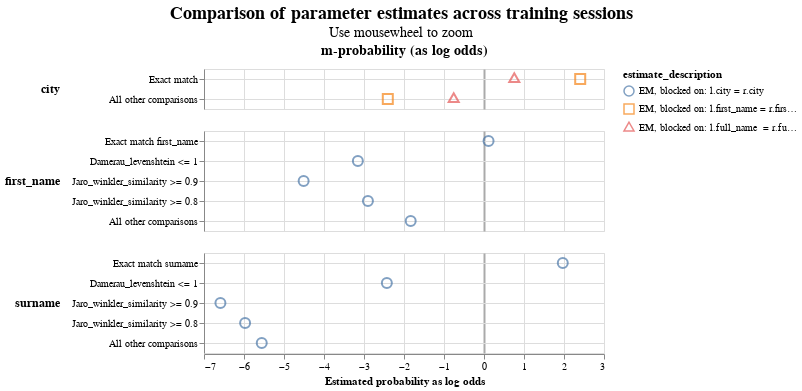

Notebook cell for this chart:
### Code cell
person_linker.parameter_estimate_comparisons_chart()

### Figure 1 — Vega-Lite specification as saved in the notebook (floating-point values rounded to 4 significant figures)
{"config": {"view": {"continuousWidth": 400, "continuousHeight": 300}, "title": {"anchor": "middle", "fontSize": 18, "subtitleFontSize": 14}}, "data": {"name": "data-fc53afcf756e4ee37096213e67269412"}, "mark": {"type": "point", "filled": false, "opacity": 0.7, "size": 100}, "encoding": {"color": {"field": "estimate_description", "type": "nominal"}, "column": {"align": "each", "field": "col_header", "header": {"labelFontSize": 14, "labelFontWeight": "bold"}, "title": null, "type": "nominal"}, "row": {"align": "each", "field": "comparison_name", "header": {"labelAlign": "left", "labelAnchor": "middle", "labelAngle": 0, "labelFontSize": 12, "labelFontWeight": "bold"}, "sort": {"field": "comparison_sort_order"}, "title": null, "type": "nominal"}, "shape": {"field": "estimate_description", "scale": {"range": ["circle", "square", "triangle", "diamond"]}, "type": "nominal"}, "tooltip": [{"field": "comparison_name", "type": "nominal"}, {"field": "estimate_description", "type": "nominal"}, {"field": "estimated_probability", "type": "quantitative"}], "x": {"axis": {"gridColor": {"condition": {"test": "abs(datum.value / 10)  <= 1 & datum.value % 10 === 0", "value": "#aaa"}, "value": "#ddd"}, "gridDash": {"condition": {"test": "abs(datum.value / 10) == 1", "value": [3]}, "value": null}, "gridWidth": {"condition": {"test": "abs(datum.value / 10)  <= 1 & datum.value % 10 === 0", "value": 2}, "value": 1}}, "field": "estimated_probability_as_log_odds", "title": "Estimated probability as log odds", "type": "quantitative"}, "y": {"axis": {"grid": true, "title": null}, "field": "comparison_level_label", "sort": {"field": "comparison_vector_value", "order": "descending"}, "type": "nominal"}}, "params": [{"name": "mouse_zoom", "select": {"type": "interval", "encodings": ["x"]}, "bind": "scales"}], "resolve": {"scale": {"y": "independent"}}, "title": {"text": "Comparison of parameter estimates across training sessions", "subtitle": "Use mousewheel to zoom"}, "transform": [{"calculate": "datum.m_or_u + '-probability (as log odds)'", "as": "col_header"}], "$schema": "https://vega.github.io/schema/vega-lite/v5.9.3.json", "datasets": {"data-fc53afcf756e4ee37096213e67269412": [{"m_or_u": "m", "estimated_probability": 0.8412, "estimate_description": "EM, blocked on: l.first_name = r.first_name and l.surname = r.surname", "estimated_probability_as_log_odds": 2.405, "sql_condition": "\"city_l\" = \"city_r\"", "comparison_level_label": "Exact match", "comparison_vector_value": 1, "comparison_name": "city", "comparison_sort_order": 0}, {"m_or_u": "m", "estimated_probability": 0.6283, "estimate_description": "EM, blocked on: l.full_name  = r.full_name ", "estimated_probability_as_log_odds": 0.7571, "sql_condition": "\"city_l\" = \"city_r\"", "comparison_level_label": "Exact match", "comparison_vector_value": 1, "comparison_name": "city", "comparison_sort_order": 0}, {"m_or_u": "m", "estimated_probability": 0.1588, "estimate_description": "EM, blocked on: l.first_name = r.first_name and l.surname = r.surname", "estimated_probability_as_log_odds": -2.405, "sql_condition": "ELSE", "comparison_level_label": "All other comparisons", "comparison_vector_value": 0, "comparison_name": "city", "comparison_sort_order": 0}, {"m_or_u": "m", "estimated_probability": 0.3717, "estimate_description": "EM, blocked on: l.full_name  = r.full_name ", "estimated_probability_as_log_odds": -0.7571, "sql_condition": "ELSE", "comparison_level_label": "All other comparisons", "comparison_vector_value": 0, "comparison_name": "city", "comparison_sort_order": 0}, {"m_or_u": "m", "estimated_probability": 0.5197, "estimate_description": "EM, blocked on: l.city = r.city", "estimated_probability_as_log_odds": 0.1138, "sql_condition": "\"first_name_l\" = \"first_name_r\"", "comparison_level_label": "Exact match first_name", "comparison_vector_value": 4, "comparison_name": "first_name", "comparison_sort_order": 1}, {"m_or_u": "m", "estimated_probability": 1.0, "estimate_description": "EM, blocked on: l.full_name  = r.full_name ", "estimated_probability_as_log_odds": null, "sql_condition": "\"first_name_l\" = \"first_name_r\"", "comparison_level_label": "Exact match first_name", "comparison_vector_value": 4, "comparison_name": "first_name", "comparison_sort_order": 1}, {"m_or_u": "m", "estimated_probability": 0.101, "estimate_description": "EM, blocked on: l.city = r.city", "estimated_probability_as_log_odds": -3.154, "sql_condition": "damerau_levenshtein(\"first_name_l\", \"first_name_r\") <= 1", "comparison_level_label": "Damerau_levenshtein <= 1", "comparison_vector_value": 3, "comparison_name": "first_name", "comparison_sort_order": 1}, {"m_or_u": "m", "estimated_probability": "level not observed in training dataset", "estimate_description": "EM, blocked on: l.full_name  = r.full_name ", "estimated_probability_as_log_odds": null, "sql_condition": "damerau_levenshtein(\"first_name_l\", \"first_name_r\") <= 1", "comparison_level_label": "Damerau_levenshtein <= 1", "comparison_vector_value": 3, "comparison_name": "first_name", "comparison_sort_order": 1}, {"m_or_u": "m", "estimated_probability": 0.04206, "estimate_description": "EM, blocked on: l.city = r.city", "estimated_probability_as_log_odds": -4.509, "sql_condition": "jaro_winkler_similarity(\"first_name_l\", \"first_name_r\") >= 0.9", "comparison_level_label": "Jaro_winkler_similarity >= 0.9", "comparison_vector_value": 2, "comparison_name": "first_name", "comparison_sort_order": 1}, {"m_or_u": "m", "estimated_probability": "level not observed in training dataset", "estimate_description": "EM, blocked on: l.full_name  = r.full_name ", "estimated_probability_as_log_odds": null, "sql_condition": "jaro_winkler_similarity(\"first_name_l\", \"first_name_r\") >= 0.9", "comparison_level_label": "Jaro_winkler_similarity >= 0.9", "comparison_vector_value": 2, "comparison_name": "first_name", "comparison_sort_order": 1}, {"m_or_u": "m", "estimated_probability": 0.118, "estimate_description": "EM, blocked on: l.city = r.city", "estimated_probability_as_log_odds": -2.902, "sql_condition": "jaro_winkler_similarity(\"first_name_l\", \"first_name_r\") >= 0.8", "comparison_level_label": "Jaro_winkler_similarity >= 0.8", "comparison_vector_value": 1, "comparison_name": "first_name", "comparison_sort_order": 1}, {"m_or_u": "m", "estimated_probability": "level not observed in training dataset", "estimate_description": "EM, blocked on: l.full_name  = r.full_name ", "estimated_probability_as_log_odds": null, "sql_condition": "jaro_winkler_similarity(\"first_name_l\", \"first_name_r\") >= 0.8", "comparison_level_label": "Jaro_winkler_similarity >= 0.8", "comparison_vector_value": 1, "comparison_name": "first_name", "comparison_sort_order": 1}, {"m_or_u": "m", "estimated_probability": 0.2192, "estimate_description": "EM, blocked on: l.city = r.city", "estimated_probability_as_log_odds": -1.833, "sql_condition": "ELSE", "comparison_level_label": "All other comparisons", "comparison_vector_value": 0, "comparison_name": "first_name", "comparison_sort_order": 1}, {"m_or_u": "m", "estimated_probability": "level not observed in training dataset", "estimate_description": "EM, blocked on: l.full_name  = r.full_name ", "estimated_probability_as_log_odds": null, "sql_condition": "ELSE", "comparison_level_label": "All other comparisons", "comparison_vector_value": 0, "comparison_name": "first_name", "comparison_sort_order": 1}, {"m_or_u": "m", "estimated_probability": 0.7966, "estimate_description": "EM, blocked on: l.city = r.city", "estimated_probability_as_log_odds": 1.97, "sql_condition": "\"surname_l\" = \"surname_r\"", "comparison_level_label": "Exact match surname", "comparison_vector_value": 4, "comparison_name": "surname", "comparison_sort_order": 2}, {"m_or_u": "m", "estimated_probability": 1.0, "estimate_description": "EM, blocked on: l.full_name  = r.full_name ", "estimated_probability_as_log_odds": null, "sql_condition": "\"surname_l\" = \"surname_r\"", "comparison_level_label": "Exact match surname", "comparison_vector_value": 4, "comparison_name": "surname", "comparison_sort_order": 2}, {"m_or_u": "m", "estimated_probability": 0.1566, "estimate_description": "EM, blocked on: l.city = r.city", "estimated_probability_as_log_odds": -2.429, "sql_condition": "damerau_levenshtein(\"surname_l\", \"surname_r\") <= 1", "comparison_level_label": "Damerau_levenshtein <= 1", "comparison_vector_value": 3, "comparison_name": "surname", "comparison_sort_order": 2}, {"m_or_u": "m", "estimated_probability": "level not observed in training dataset", "estimate_description": "EM, blocked on: l.full_name  = r.full_name ", "estimated_probability_as_log_odds": null, "sql_condition": "damerau_levenshtein(\"surname_l\", \"surname_r\") <= 1", "comparison_level_label": "Damerau_levenshtein <= 1", "comparison_vector_value": 3, "comparison_name": "surname", "comparison_sort_order": 2}, {"m_or_u": "m", "estimated_probability": 0.01028, "estimate_description": "EM, blocked on: l.city = r.city", "estimated_probability_as_log_odds": -6.59, "sql_condition": "jaro_winkler_similarity(\"surname_l\", \"surname_r\") >= 0.9", "comparison_level_label": "Jaro_winkler_similarity >= 0.9", "comparison_vector_value": 2, "comparison_name": "surname", "comparison_sort_order": 2}, {"m_or_u": "m", "estimated_probability": "level not observed in training dataset", "estimate_description": "EM, blocked on: l.full_name  = r.full_name ", "estimated_probability_as_log_odds": null, "sql_condition": "jaro_winkler_similarity(\"surname_l\", \"surname_r\") >= 0.9", "comparison_level_label": "Jaro_winkler_similarity >= 0.9", "comparison_vector_value": 2, "comparison_name": "surname", "comparison_sort_order": 2}, {"m_or_u": "m", "estimated_probability": 0.01568, "estimate_description": "EM, blocked on: l.city = r.city", "estimated_probability_as_log_odds": -5.972, "sql_condition": "jaro_winkler_similarity(\"surname_l\", \"surname_r\") >= 0.8", "comparison_level_label": "Jaro_winkler_similarity >= 0.8", "comparison_vector_value": 1, "comparison_name": "surname", "comparison_sort_order": 2}, {"m_or_u": "m", "estimated_probability": "level not observed in training dataset", "estimate_description": "EM, blocked on: l.full_name  = r.full_name ", "estimated_probability_as_log_odds": null, "sql_condition": "jaro_winkler_similarity(\"surname_l\", \"surname_r\") >= 0.8", "comparison_level_label": "Jaro_winkler_similarity >= 0.8", "comparison_vector_value": 1, "comparison_name": "surname", "comparison_sort_order": 2}, {"m_or_u": "m", "estimated_probability": 0.02081, "estimate_description": "EM, blocked on: l.city = r.city", "estimated_probability_as_log_odds": -5.556, "sql_condition": "ELSE", "comparison_level_label": "All other comparisons", "comparison_vector_value": 0, "comparison_name": "surname", "comparison_sort_order": 2}, {"m_or_u": "m", "estimated_probability": "level not observed in training dataset", "estimate_description": "EM, blocked on: l.full_name  = r.full_name ", "estimated_probability_as_log_odds": null, "sql_condition": "ELSE", "comparison_level_label": "All other comparisons", "comparison_vector_value": 0, "comparison_name": "surname", "comparison_sort_order": 2}]}}
